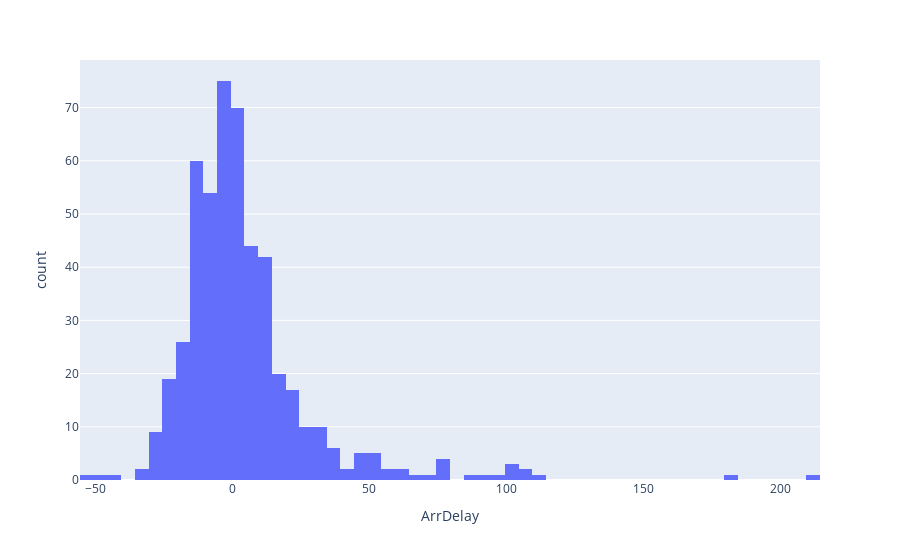

The cell this chart's notebook holds for it:
### Markdown cell above
**To do**

*   Use px.histogram and pass the dataset.
*   Pass `ArrDelay` to x parameter.

### Code cell
# Create histogram here
fig = px.histogram(data, x="ArrDelay")
fig.show()

### Figure 1 — Plotly figure (JSON) as saved in the notebook; plotly's stock layout.template omitted (floating-point values rounded to 4 significant figures; data arrays with more than 128 entries replaced by an {"elided": "..."} marker saying what was removed)
{"data": [{"alignmentgroup": "True", "bingroup": "x", "hovertemplate": "ArrDelay=%{x}<br>count=%{y}<extra></extra>", "legendgroup": "", "marker": {"color": "#636efa", "pattern": {"shape": ""}}, "name": "", "offsetgroup": "", "orientation": "v", "showlegend": false, "x": {"elided": "500 int values"}, "xaxis": "x", "yaxis": "y", "type": "histogram"}], "layout": {"xaxis": {"anchor": "y", "domain": [0, 1], "title": {"text": "ArrDelay"}, "type": "linear", "range": [-55.5, 214.5], "autorange": true}, "yaxis": {"anchor": "x", "domain": [0, 1], "title": {"text": "count"}, "range": [0, 78.95], "autorange": true}, "legend": {"tracegroupgap": 0}, "margin": {"t": 60}, "barmode": "relative", "autosize": true}}
